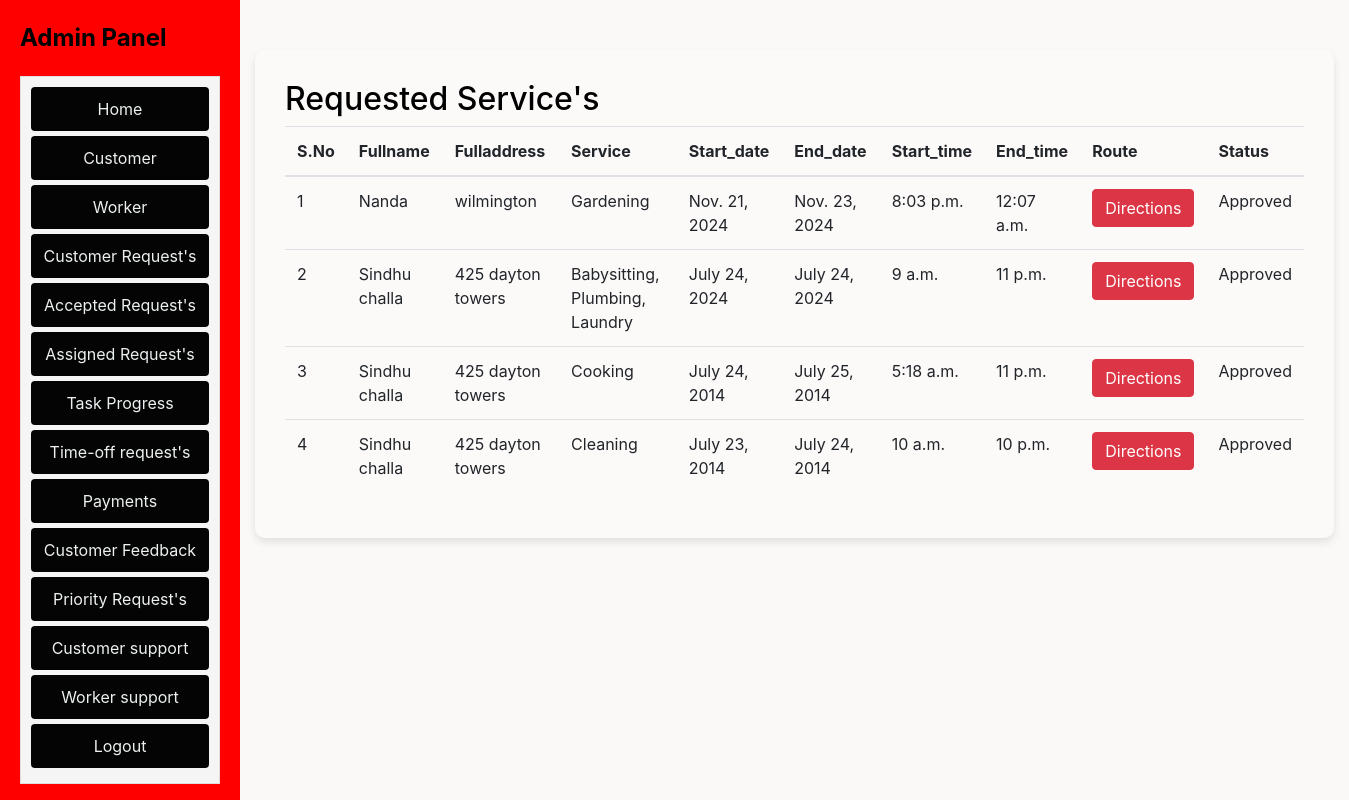
The app's page /wfmadmin/adminviewacceptedrequests with its own data.
### wfmadmin/models.py (models this page shows, shortened)
class CustomerServiceRequest(models.Model):
    id = models.AutoField(primary_key=True)
    user_id = models.CharField(max_length=100)
    fullname = models.CharField(max_length=100)
    fulladdress = models.CharField(max_length=255)
    location = models.CharField(max_length=1024)
    service = models.CharField(max_length=100)
    start_date = models.DateField()
    end_date = models.DateField()
    start_time = models.TimeField()
    end_time = models.TimeField()
    status = models.CharField(max_length=100, default='none')
    pri_status = models.CharField(max_length=100, default='none')
    ser_status = models.BooleanField(default=True)
    created_at = models.DateTimeField(auto_now_add=True)

### wfmadmin/views.py (the view)
# urls.py: path('adminviewacceptedrequests', adminviewacceptedrequests, name='adminviewacceptedrequests'),
def adminviewacceptedrequests(request):
    customer_request = CustomerServiceRequest.objects.filter(status = 'accepted').order_by('-created_at')
    return render(request, 'admin/adminviewacceptedrequests.html', {'customer_request': customer_request})

### templates/admin/adminviewacceptedrequests.html (shortened to what this page needs)
<!DOCTYPE html>
<html lang="en">
  <head>
    <link
      href="https://stackpath.bootstrapcdn.com/bootstrap/4.5.2/css/bootstrap.min.css"
      rel="stylesheet"
    />
    <link
      rel="stylesheet"
      href="https://cdnjs.cloudflare.com/ajax/libs/font-awesome/5.15.3/css/all.min.css"
    />
  </head>
  <body>
    {% include 'admin/adminnavbar.html' %}
    <section id="contact" class="contact" style="display: contents;">
      <div class="container" data-aos="fade-up">
        <div class="form-container">
          <div class="section-title">
            <h2 style="color: black;">Requested Service's</h2>
          </div>
          <div class="row">
            <div class="col-lg-12">
              <div class="table-responsive">
                <table class="table">
                  <thead>
                    <tr>
                      <th>S.No</th>
                      <th>Fullname</th>
                      <th>Fulladdress</th>
                      <th>Service</th>
                      <th>Start_date</th>
                      <th>End_date</th>
                      <th>Start_time</th>
                      <th>End_time</th>
                      <th>Route</th>
                      <th>Status</th>
                    </tr>
                  </thead>
                  <tbody>
                    {% for req in customer_request %}
                    <tr>
                      <td>{{forloop.counter}}</td>
                      <td>{{ req.fullname }}</td>
                      <td>{{ req.fulladdress }}</td>
                      <td>{{ req.service }}</td>
                      <td>{{ req.start_date }}</td>
                      <td>{{ req.end_date }}</td>
                      <td>{{ req.start_time }}</td>
                      <td>{{ req.end_time }}</td>
                      <td>
                        <a href="{{ req.location }}" target="_blank">
                          <button type="button" class="btn btn-danger">
                            Directions
                          </button>
                        </a>
                      </td>
                      <td>
                        {% if req.status == 'accepted' %} Approved {% else %}
                        Pending {% endif %}
                      </td>
                    </tr>
                    {% endfor %}
                  </tbody>
                </table>
              </div>
            </div>
          </div>
        </div>
      </div>
    </section>
  </body>
</html>

### templates/admin/adminviewacceptedrequests.html (style rules this page uses)
body { background-color: white; color: #ecf0f1; }
.container { margin-top: 50px; }
.form-container { background-color: rgba(255, 255, 255, 0.1); padding: 30px; border-radius: 10px; box-shadow: 0 4px 8px rgba(0, 0, 0, 0.1); }

### templates/admin/adminnavbar.html (style rules this page uses)
body { background-color: #fbf8f8; color: #000000; }
.container { margin-top: 50px; }

### records on screen
CustomerServiceRequest: fullname "Nanda", fulladdress "wilmington", service "Gardening", start_date "Nov. 21, 2024", end_date "Nov. 23, 2024", start_time "8:03 p.m.", end_time "12:07 a.m.", status "Approved"
CustomerServiceRequest: fullname "Sindhu challa", fulladdress "425 dayton towers", service "Babysitting, Plumbing, Laundry", start_date "July 24, 2024", end_date "July 24, 2024", start_time "9 a.m.", end_time "11 p.m.", status "Approved"
CustomerServiceRequest: fullname "Sindhu challa", fulladdress "425 dayton towers", service "Cooking", start_date "July 24, 2014", end_date "July 25, 2014", start_time "5:18 a.m.", end_time "11 p.m.", status "Approved"
CustomerServiceRequest: fullname "Sindhu challa", fulladdress "425 dayton towers", service "Cleaning", start_date "July 23, 2014", end_date "July 24, 2014", start_time "10 a.m.", end_time "10 p.m.", status "Approved"
